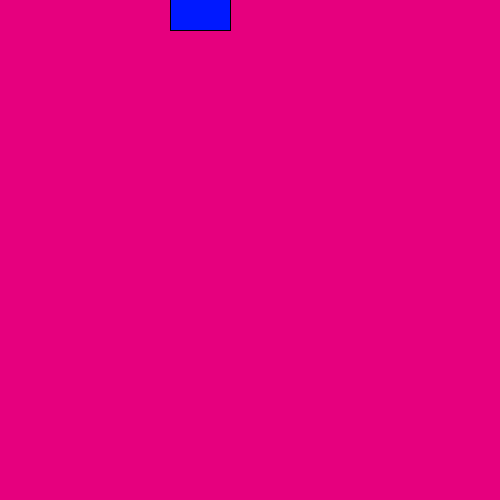
Frame 1 (no input)
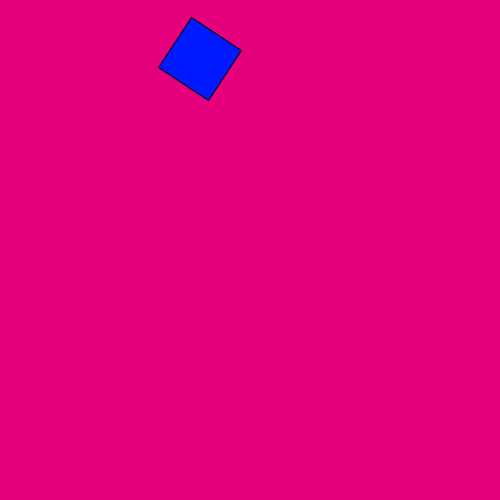
Frame 60 (the mouse pressed at the canvas centre just before this capture)
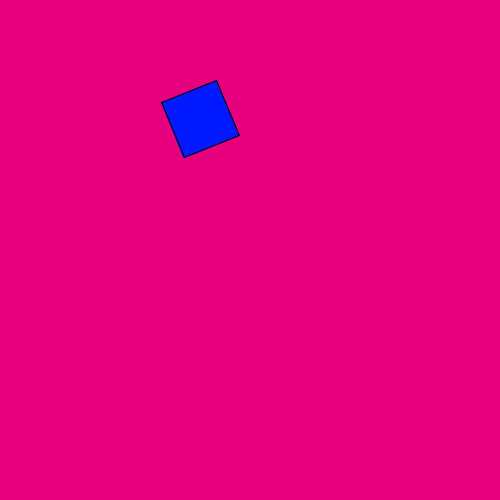
Frame 120 (the mouse held since frame 60 and released just before this capture)

The Processing sketch that drew these frames (run headless with seeded random() and noise(); from frame 60 on, the mouse is pressed at the canvas centre):

// Processing sketch: processing_52982
// ── processing_52982.pde

int y;
float angulo=0.0;
boolean haciaAbajo;
void setup(){
  

size(500,500);
smooth();

haciaAbajo = true; 

}
void draw(){
translate(200,y);
rotate(angulo);
background(230,0,126);
fill(0,25,255);
  rect(-30,-30,60,60);
  angulo=angulo+0.01;
if( haciaAbajo ){


y++; 
if( y > width ){ 

haciaAbajo = false; 

}

}else{

y--;  
if( y < 0 ){ 

haciaAbajo = false; 

}

}

}
